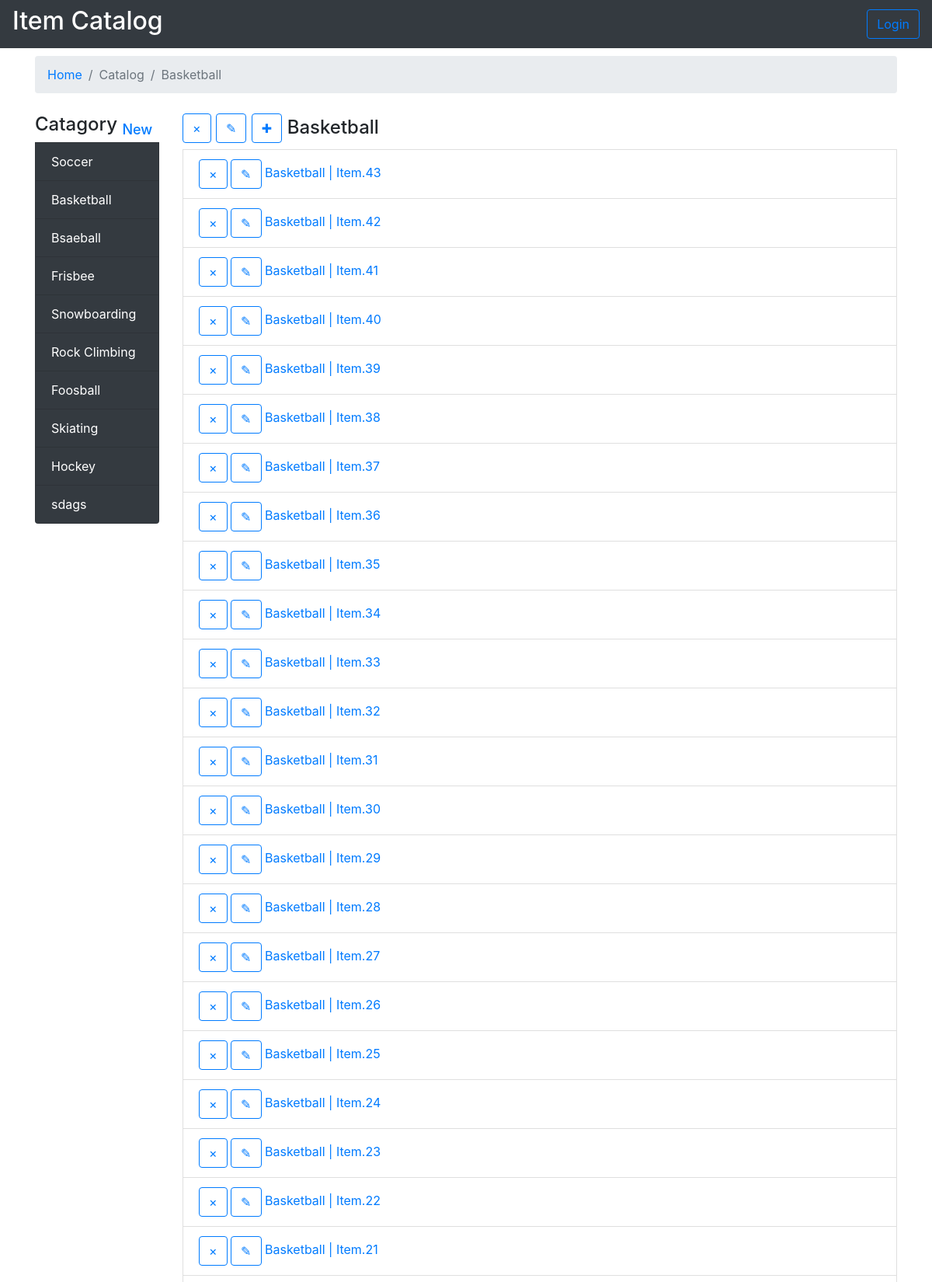
Screenshot of /Catagories/2/ (upper part) with the database file from the repository.
### dbsetup.py (models this page shows, shortened)
class Catagory(Base):
	__tablename__ = 'catagory'
	id = Column(Integer, primary_key=True)
	name = Column(String(250), nullable=False)

class Item(Base):
	__tablename__ = 'item'
	name =Column(String(80), nullable = False)
	id = Column(Integer, primary_key = True)
	description = Column(String(250))
	catagory_id = Column(Integer,ForeignKey('catagory.id'))
	catagory = relationship(Catagory)

### project.py (the view)
@app.route('/Catagories/<int:cid>/')
def Catagories(cid):
	dbs	= dbx()
	Catagories	= dbs.query(Catagory).all()
	cat			= dbs.query(Catagory).filter_by(id=cid).one()
	items		= dbs.query(Item).filter_by(catagory_id=cat.id).all()
	page 		= ["Catalog", cat.name]
	if len(items) == 0:
		items = [{
				'id'			: -1,
				'catagory_id'	: cat.id,
				'name'			: 'No items Found in this Catagory'
			}]
	out = render_template('header.html',
							page=page,
							cats=Catagories)
	out += render_template('index.html',
							page=page,
							items=items)
	out += render_template('footer.html')
	return out

### project.py (called while the page is built)
def dbx():
	engine				= create_engine('sqlite:///catalog.db')
	Base.metadata.bind	= engine
	dbsession			= sessionmaker(bind = engine)
	return dbsession()

### templates/header.html (shortened to what this page needs)
<!DOCTYPE html>
<html>
<head>
	<link rel="stylesheet" href="https://stackpath.bootstrapcdn.com/bootstrap/4.3.1/css/bootstrap.min.css">
	<link rel="stylesheet" type="text/css" href="{{ url_for('static', filename='styles.css') }}">
</head>
<body>
	<header>
		<nav class="navbar navbar-light bg-dark text-white">
			<h2>Item Catalog</h2>
			<a href="/login"><button class="btn btn-outline-primary my-2 my-sm-0" id="login">Login</button></a>
		</nav>
	</header>
	<main class="container">
		<ol class="breadcrumb">
			<li class="breadcrumb-item"><a href="/">Home</a></li>
			{% for i in range(page|length) %}
				<li class="breadcrumb-item active" aria-current="page">{{ page[i] }}</li>
			{% endfor %}
		</ol>
		<div class="row">
			<div class="col-lg-2">
				<h4>Catagory <sub><a href="/Catagories/new">New</a></sub></h4>
				{% for cat in cats %}
					<a class="list-group-item list-group-item-action bg-dark text-white" href="/Catagories/{{ cat.id }}">{{ cat.name }}</a>
				{% endfor %}
			</div>
			<div class="col-sm">

### templates/index.html
<h4>
{% if page|length > 1 %}
	<a href="/Catagories/del/{{ items[0].catagory_id }}"><button class="btn btn-outline-primary my-2 my-sm-0 pull-right">&times;</button></a>
	<a href="/Catagories/edit/{{ items[0].catagory_id }}"><button class="btn btn-outline-primary my-2 my-sm-0 pull-right">&#9998;</button></a>
	<a href="/Catagories/new/{{ items[0].catagory_id }}"><button class="btn btn-outline-primary my-2 my-sm-0 pull-right">&#10010;</button></a>
	{{ page[-1] }}
{% else %}
	Last added
{% endif %}
</h4>
{% if page|length > 1 %}
	{% for i in items|reverse %}
		<div class="list-group-item list-group-item-action">
			<a href="/Catagories/del/{{ i.catagory_id }}/{{ i.id }}"><button class="btn btn-outline-primary my-2 my-sm-0">&times;</button></a>
			<a href="/Catagories/edit/{{ i.catagory_id }}/{{ i.id }}"><button class="btn btn-outline-primary my-2 my-sm-0">&#9998;</button></a>
			<a href="/Catagories/{{ i.catagory_id }}/{{ i.id }}">{{ i.name }}</a>
		</div>
	{% endfor %}
{% else %}
	{% for i in items[-5:]|reverse %}
		<div class="list-group-item list-group-item-action">
			<a href="/Catagories/{{ i.catagory_id }}/{{ i.id }}">{{ i.name }}</a>
		</div>
	{% endfor %}
{% endif %}

### static/styles.css (style rules this page uses)
h4, ol { margin-top: 10px !important; }

### rows the page displays
Catagory: name "Basketball", name "Basketball"
Catagory: name "Soccer"
Catagory: name "Bsaeball"
Catagory: name "Frisbee"
Catagory: name "Snowboarding"
Catagory: name "Rock Climbing"
Catagory: name "Foosball"
Catagory: name "Skiating"
Catagory: name "Hockey"
Catagory: name "sdags"
Item: name "Basketball | Item.43"
Item: name "Basketball | Item.42"
Item: name "Basketball | Item.41"
Item: name "Basketball | Item.40"
Item: name "Basketball | Item.39"
Item: name "Basketball | Item.38"
Item: name "Basketball | Item.37"
Item: name "Basketball | Item.36"
Item: name "Basketball | Item.35"
Item: name "Basketball | Item.34"
Item: name "Basketball | Item.33"
Item: name "Basketball | Item.32"
Item: name "Basketball | Item.31"
Item: name "Basketball | Item.30"
Item: name "Basketball | Item.29"
Item: name "Basketball | Item.28"
Item: name "Basketball | Item.27"
Item: name "Basketball | Item.26"
Item: name "Basketball | Item.25"
Item: name "Basketball | Item.24"
Item: name "Basketball | Item.23"
Item: name "Basketball | Item.22"
Item: name "Basketball | Item.21"

### other values shown
{{ page[i] }} "Catalog"
